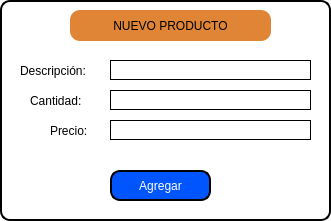
                <widget class="QFrame" name="frameNuevoProd">
                 <property name="geometry">
                  <rect>
                   <x>470</x>
                   <y>140</y>
                   <width>331</width>
                   <height>221</height>
                  </rect>
                 </property>
                 <property name="styleSheet">
                  <string notr="true">background-color: rgb(255, 255, 255);
border-radius: 10px;
border-style: solid;
border-color: black;
border-width: 2px;</string>
                 </property>
                 <property name="frameShape">
                  <enum>QFrame::StyledPanel</enum>
                 </property>
                 <property name="frameShadow">
                  <enum>QFrame::Raised</enum>
                 </property>
                 <widget class="QLabel" name="lblDescripcion">
                  <property name="geometry">
                   <rect>
                    <x>20</x>
                    <y>60</y>
                    <width>81</width>
                    <height>21</height>
                   </rect>
                  </property>
                  <property name="styleSheet">
                   <string notr="true">background-color: transparent;
color: rgb(0, 0, 0);
font: 75 10pt &quot;Century Gothic&quot;;
border-style: none;</string>
                  </property>
                  <property name="text">
                   <string>Descripción:</string>
                  </property>
                 </widget>
                 <widget class="QLabel" name="lblCantidad">
                  <property name="geometry">
                   <rect>
                    <x>30</x>
                    <y>90</y>
                    <width>71</width>
                    <height>21</height>
                   </rect>
                  </property>
                  <property name="styleSheet">
                   <string notr="true">background-color: transparent;color: rgb(0, 0, 0);
font: 75 10pt &quot;Century Gothic&quot;;
border-style: none;</string>
                  </property>
                  <property name="text">
                   <string>Cantidad:</string>
                  </property>
                 </widget>
                 <widget class="QLabel" name="lblPrecio">
                  <property name="geometry">
                   <rect>
                    <x>50</x>
                    <y>120</y>
                    <width>51</width>
                    <height>21</height>
                   </rect>
                  </property>
                  <property name="styleSheet">
                   <string notr="true">background-color: transparent;
color: rgb(0, 0, 0);
font: 75 10pt &quot;Century Gothic&quot;;
border-style: none;</string>
                  </property>
                  <property name="text">
                   <string>Precio:</string>
                  </property>
                 </widget>
                 <widget class="QPushButton" name="btnAgregar">
                  <property name="geometry">
                   <rect>
                    <x>110</x>
                    <y>170</y>
                    <width>101</width>
                    <height>31</height>
                   </rect>
                  </property>
                  <property name="palette">
                   <palette>
                    <active>
                     <colorrole role="WindowText">
                      <brush brushstyle="SolidPattern">
                       <color alpha="255">
                        <red>255</red>
                        <green>255</green>
                        <blue>255</blue>
                       </color>
                      </brush>
                     </colorrole>
                     <colorrole role="Button">
                      <brush brushstyle="SolidPattern">
                       <color alpha="255">
                        <red>0</red>
                        <green>85</green>
                        <blue>255</blue>
                       </color>
                      </brush>
                     </colorrole>
                     <colorrole role="Text">
                      <brush brushstyle="SolidPattern">
                       <color alpha="255">
                        <red>255</red>
                        <green>255</green>
                        <blue>255</blue>
                       </color>
                      </brush>
                     </colorrole>
                     <colorrole role="ButtonText">
                      <brush brushstyle="SolidPattern">
                       <color alpha="255">
                        <red>255</red>
                        <green>255</green>
                        <blue>255</blue>
                       </color>
                      </brush>
                     </colorrole>
                     <colorrole role="Base">
                      <brush brushstyle="SolidPattern">
                       <color alpha="255">
                        <red>0</red>
                        <green>85</green>
                        <blue>255</blue>
                       </color>
                      </brush>
                     </colorrole>
                     <colorrole role="Window">
                      <brush brushstyle="SolidPattern">
                       <color alpha="255">
                        <red>0</red>
                        <green>85</green>
                        <blue>255</blue>
                       </color>
                      </brush>
                     </colorrole>
                     <colorrole role="PlaceholderText">
                      <brush brushstyle="NoBrush">
                       <color alpha="128">
                        <red>255</red>
                        <green>255</green>
                        <blue>255</blue>
                       </color>
                      </brush>
                     </colorrole>
                    </active>
                    <inactive>
                     <colorrole role="WindowText">
                      <brush brushstyle="SolidPattern">
                       <color alpha="255">
                        <red>255</red>
                        <green>255</green>
                        <blue>255</blue>
                       </color>
                      </brush>
                     </colorrole>
                     <colorrole role="Button">
                      <brush brushstyle="SolidPattern">
                       <color alpha="255">
                        <red>0</red>
                        <green>85</green>
                        <blue>255</blue>
                       </color>
                      </brush>
                     </colorrole>
                     <colorrole role="Text">
                      <brush brushstyle="SolidPattern">
                       <color alpha="255">
                        <red>255</red>
                        <green>255</green>
                        <blue>255</blue>
                       </color>
                      </brush>
                     </colorrole>
                     <colorrole role="ButtonText">
                      <brush brushstyle="SolidPattern">
                       <color alpha="255">
                        <red>255</red>
                        <green>255</green>
                        <blue>255</blue>
                       </color>
                      </brush>
                     </colorrole>
                     <colorrole role="Base">
                      <brush brushstyle="SolidPattern">
                       <color alpha="255">
                        <red>0</red>
                        <green>85</green>
                        <blue>255</blue>
                       </color>
                      </brush>
                     </colorrole>
                     <colorrole role="Window">
                      <brush brushstyle="SolidPattern">
                       <color alpha="255">
                        <red>0</red>
                        <green>85</green>
                        <blue>255</blue>
                       </color>
                      </brush>
                     </colorrole>
                     <colorrole role="PlaceholderText">
                      <brush brushstyle="NoBrush">
                       <color alpha="128">
                        <red>255</red>
                        <green>255</green>
                        <blue>255</blue>
                       </color>
                      </brush>
                     </colorrole>
                    </inactive>
                    <disabled>
                     <colorrole role="WindowText">
                      <brush brushstyle="SolidPattern">
                       <color alpha="255">
                        <red>255</red>
                        <green>255</green>
                        <blue>255</blue>
                       </color>
                      </brush>
                     </colorrole>
                     <colorrole role="Button">
                      <brush brushstyle="SolidPattern">
                       <color alpha="255">
                        <red>168</red>
                        <green>168</green>
                        <blue>168</blue>
                       </color>
                      </brush>
                     </colorrole>
                     <colorrole role="Text">
                      <brush brushstyle="SolidPattern">
                       <color alpha="255">
                        <red>255</red>
                        <green>255</green>
                        <blue>255</blue>
                       </color>
                      </brush>
                     </colorrole>
                     <colorrole role="ButtonText">
                      <brush brushstyle="SolidPattern">
                       <color alpha="255">
                        <red>255</red>
                        <green>255</green>
                        <blue>255</blue>
                       </color>
                      </brush>
                     </colorrole>
                     <colorrole role="Base">
                      <brush brushstyle="SolidPattern">
                       <color alpha="255">
                        <red>168</red>
                        <green>168</green>
                        <blue>168</blue>
                       </color>
                      </brush>
                     </colorrole>
                     <colorrole role="Window">
                      <brush brushstyle="SolidPattern">
                       <color alpha="255">
                        <red>168</red>
                        <green>168</green>
                        <blue>168</blue>
                       </color>
                      </brush>
                     </colorrole>
                     <colorrole role="PlaceholderText">
                      <brush brushstyle="NoBrush">
                       <color alpha="128">
                        <red>255</red>
                        <green>255</green>
                        <blue>255</blue>
                       </color>
                      </brush>
                     </colorrole>
                    </disabled>
                   </palette>
                  </property>
                  <property name="styleSheet">
                   <string notr="true">QPushButton {
	background-color: rgb(0, 85, 255);
	color: rgb(255, 255, 255);
	font: 75 10pt &quot;Century Gothic&quot;;
}
QPushButton:hover{
	background-color: #00aa00;
}
QPushButton:disabled{ 
background-color:#a8a8a8;
}</string>
                  </property>
                  <property name="text">
                   <string>Agregar</string>
                  </property>
                 </widget>
                 <widget class="QLabel" name="lblNuevoProd">
                  <property name="geometry">
                   <rect>
                    <x>70</x>
                    <y>10</y>
                    <width>201</width>
                    <height>31</height>
                   </rect>
                  </property>
                  <property name="styleSheet">
                   <string notr="true">background-color:#df8535;
color: rgb(0, 0, 0);
font: 75 14pt &quot;Century Gothic&quot;;
border-style: none;</string>
                  </property>
                  <property name="text">
                   <string>NUEVO PRODUCTO</string>
                  </property>
                  <property name="alignment">
                   <set>Qt::AlignCenter</set>
                  </property>
                 </widget>
                 <widget class="QLineEdit" name="lineEditPrecio">
                  <property name="geometry">
                   <rect>
                    <x>110</x>
                    <y>120</y>
                    <width>201</width>
                    <height>20</height>
                   </rect>
                  </property>
                  <property name="styleSheet">
                   <string notr="true">border-radius: none;
border-width: 1px;</string>
                  </property>
                 </widget>
                 <widget class="QLineEdit" name="lineEditCantidad">
                  <property name="geometry">
                   <rect>
                    <x>110</x>
                    <y>90</y>
                    <width>201</width>
                    <height>20</height>
                   </rect>
                  </property>
                  <property name="styleSheet">
                   <string notr="true">border-radius: none;
border-width: 1px;</string>
                  </property>
                 </widget>
                 <widget class="QLineEdit" name="lineEditDescripcion">
                  <property name="geometry">
                   <rect>
                    <x>110</x>
                    <y>60</y>
                    <width>201</width>
                    <height>20</height>
                   </rect>
                  </property>
                  <property name="styleSheet">
                   <string notr="true">border-radius: none;
border-width: 1px;</string>
                  </property>
                 </widget>
                </widget>
